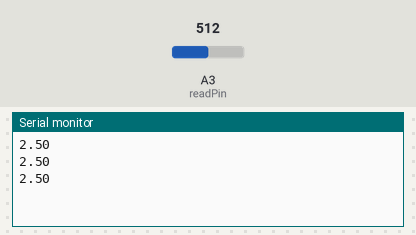
Recording of a sketch running on a simulated Arduino Uno, built with avr-gcc and run on an emulated ATmega328P. Shown: the last lines printed to the serial monitor. Inputs (shaded band) come from the test bench; at power-on: A3 (readPin) = 512.

Above: at 1.3 s.
1.4 s: A3 (readPin) set to 716
At 1.9 s:
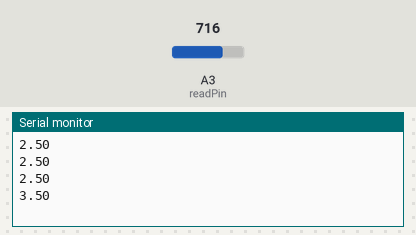
2.9 s: A3 (readPin) set to 900
At 3.4 s:
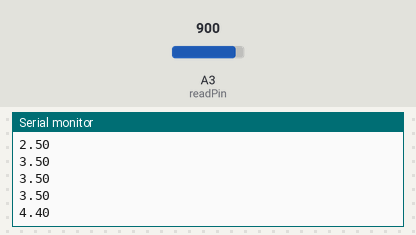
Timing chart, 0 to 5.9 s (numbered marks = the images above; inputs shaded):
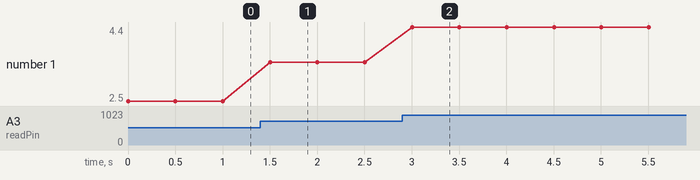

Measured:
- after the input at 1.4 s, the serial monitor: prints a new line after 0.10 s (image 1)
- after the input at 2.9 s, the serial monitor: prints a new line after 0.10 s (image 2)
- plotted number 1: 2.5 → 3.5 after the input at 1.4 s, 3.5 → 4.4 after the input at 2.9 s

The sketch:

Arduino_Project_7-Understanding_analogueRead.ino
```cpp
//Arduino_Project_7-Understanding_analogueRead
/*
  This project involves using the analogue input pins on the arduino
  to measure and output a voltage from the circuit, using the serial
  monitor.

  Using a simple circuit of two risisters, first being 330 ohms and
  the next being 100 ohms. Measuring the voltage between both of the
  resisters then printing out the value to the serial monitor.

  This said value (V2) displays an output of 237 on the serial
  monitor. Now kind of like the 8-bit input value of the voltage with
  input digital PMW pins, it doesnt display an exact value, but
  instead an ADC 10-bit value (0-1023). So by converting the value by
  doing (readVoltage/TotalDigitalVoltage)*MaxVoltage we get the real
  voltage value.

  Real voltage value = (237/1023)*5 = 1.158V
  In the code however all value have to be to be a floating point
  value, all numbers involved need to be to a deceimal place.5

*/
int readPin = A3;
float refVoltage = 5.0;
float readVal = 0.0;
float totalDigitalVoltage = 1023;
float V2 = 0.0;
int wait = 500;

void setup() {
  pinMode(readPin, INPUT);
  Serial.begin(9600);
}

void loop() {
  readVal = analogRead(readPin);
  V2 = (readVal/totalDigitalVoltage)*refVoltage;
  Serial.println(V2);
  delay(wait);
}
```
